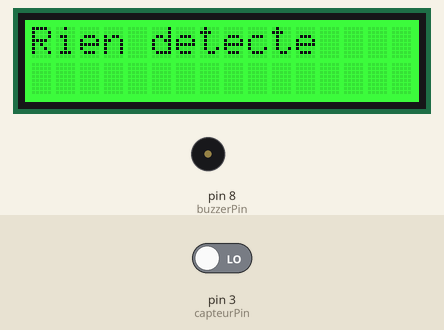
The sketch below on a simulated Arduino Uno, built with avr-gcc and run on an emulated ATmega328P. On the bench: 16×2 character LCD, buzzer (waves = sounding). The test bench sets the inputs (shaded band); at power-on: pin 3 (capteurPin) LOW.

Above: at 1.2 s.
1.3 s: pin 3 (capteurPin) driven HIGH
At 2.62 s:
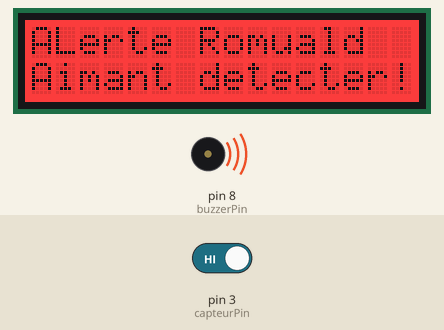
At 4.0 s:
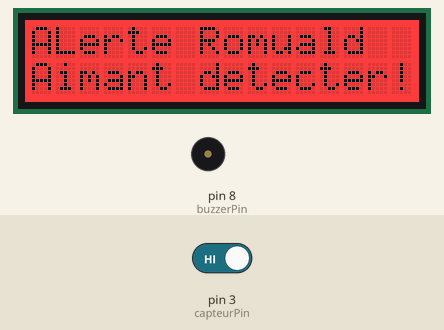
Timing chart, 0 to 9.4 s (numbered marks = the images above; inputs shaded):
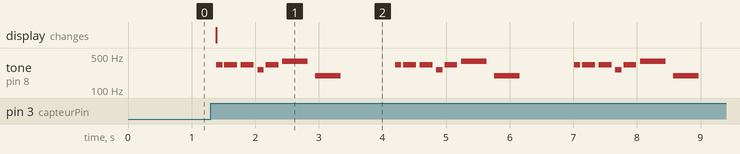

Measured:
- after the input at 1.3 s, tone on pin 8 (buzzerPin): silent → 330 Hz after 0.09 s, then repeats every 2.8 s: silent 0.03 s, 2 × (330 Hz 0.20 s, silent 0.06 s), 262 Hz 0.10 s, silent 0.03 s, 330 Hz 0.20 s, silent 0.06 s, 392 Hz 0.40 s, silent 0.12 s, 196 Hz 0.40 s, silent 0.85 s, 330 Hz 0.10 s; the display: changes after 0.09 s (image 1)

The sketch:

mario-lcd-capteur-magnetique.ino
```cpp
               //SUPER MARIO + LCD + CAPTEUR MAGNETIQUE


// MUSIQUE MARIO
#define NOTE_E4  330
#define NOTE_G4  392
#define NOTE_C4  262
#define NOTE_G3  196
#define NOTE_E3  165
#define NOTE_A3  220
#define NOTE_B3  247
#define NOTE_AS3 233
#define NOTE_F4  349
#define NOTE_D4  294
#define NOTE_C5  523
// (je peux garder les autres notes si je voulais toute la musique)

int melody[] = {
  NOTE_E4, NOTE_E4, NOTE_E4,
  NOTE_C4, NOTE_E4, NOTE_G4, NOTE_G3
};

int noteDuration[] = {8, 4, 4, 8, 4, 2, 2};

int buzzerPin = 8;

//CAPTEUR MAGNETIQUE
int capteurPin = 3;
int valeurCapteur = 0;

// ----------- LCD RGB -----------
#include "DFRobot_RGBLCD1602.h"
DFRobot_RGBLCD1602 lcd(0x60, 16, 2);

//definition de couleur de l'ecran et l'action du buzzer mario

void setup() {
  Serial.begin(115200);

  pinMode(capteurPin, INPUT);
  pinMode(buzzerPin, OUTPUT);

  lcd.init();
  lcd.setRGB(0, 50, 255);   // bleu par défaut
  lcd.print("Pret...");
}

// -----------------------------------------------------

void jouerMario() {
  for (int i = 0; i < 7; i++) {
    int duration = 800 / noteDuration[i];
    tone(buzzerPin, melody[i], duration);
    delay(duration * 1.3);
    noTone(buzzerPin);
  }
}

// -----------------------------------------------------

void loop() {

  valeurCapteur = digitalRead(capteurPin);

  if (valeurCapteur == HIGH) {
    // Aimant proche (la plupart des capteurs donnent LOW quand activé)
    lcd.clear();
    lcd.setCursor(0, 0);        //colonne 0, ligne 0 equivalent de la ligne 1
    lcd.print("ALerte Romuald");

    lcd.setCursor(0, 1);       //colonne 1, ligne 1 equivalent de la ligne 2
    lcd.print("Aimant detecter!");
    lcd.setRGB(255, 0, 0); // rouge

    jouerMario();
    delay(500);
  }
  else {
    lcd.clear();
    lcd.print("Rien detecte");
    lcd.setRGB(0, 255, 0); // vert
  }

  delay(200);
}
```
